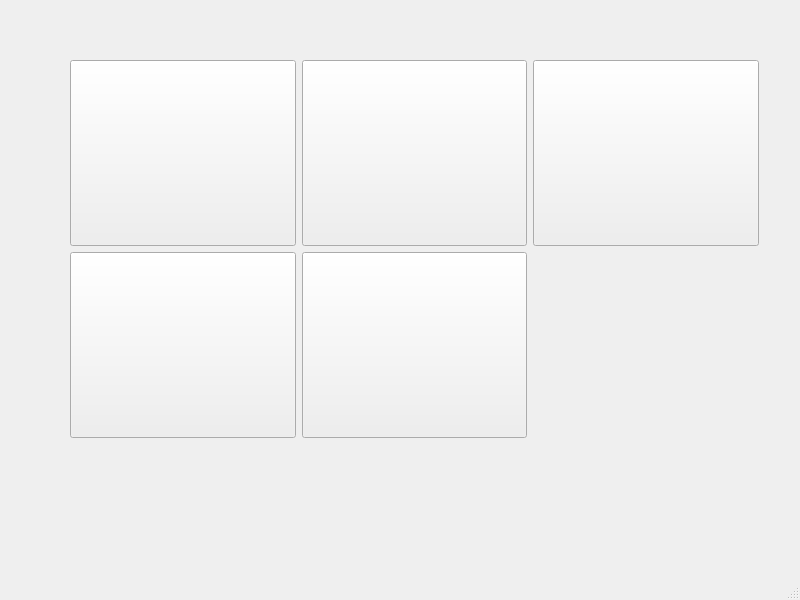
<?xml version="1.0" encoding="UTF-8"?>
<ui version="4.0">
 <class>choseMapPage</class>
 <widget class="QMainWindow" name="choseMapPage">
  <property name="geometry">
   <rect>
    <x>0</x>
    <y>0</y>
    <width>800</width>
    <height>600</height>
   </rect>
  </property>
  <property name="windowTitle">
   <string>MainWindow</string>
  </property>
  <widget class="QWidget" name="centralwidget">
   <widget class="QWidget" name="">
    <property name="geometry">
     <rect>
      <x>70</x>
      <y>60</y>
      <width>689</width>
      <height>378</height>
     </rect>
    </property>
    <layout class="QGridLayout" name="gridLayout">
     <item row="0" column="0">
      <widget class="QPushButton" name="mapbutton1">
       <property name="sizePolicy">
        <sizepolicy hsizetype="Expanding" vsizetype="Expanding">
         <horstretch>0</horstretch>
         <verstretch>0</verstretch>
        </sizepolicy>
       </property>
       <property name="text">
        <string/>
       </property>
       <property name="icon">
        <iconset resource="img.qrc">
         <normaloff>:/img/worldmap.png</normaloff>:/img/worldmap.png</iconset>
       </property>
       <property name="iconSize">
        <size>
         <width>213</width>
         <height>179</height>
        </size>
       </property>
      </widget>
     </item>
     <item row="0" column="1">
      <widget class="QPushButton" name="mapbutton2">
       <property name="sizePolicy">
        <sizepolicy hsizetype="Expanding" vsizetype="Expanding">
         <horstretch>0</horstretch>
         <verstretch>0</verstretch>
        </sizepolicy>
       </property>
       <property name="text">
        <string/>
       </property>
       <property name="icon">
        <iconset resource="img.qrc">
         <normaloff>:/img/worldmap4.png</normaloff>:/img/worldmap4.png</iconset>
       </property>
       <property name="iconSize">
        <size>
         <width>213</width>
         <height>179</height>
        </size>
       </property>
      </widget>
     </item>
     <item row="0" column="2">
      <widget class="QPushButton" name="mapbutton3">
       <property name="sizePolicy">
        <sizepolicy hsizetype="Expanding" vsizetype="Expanding">
         <horstretch>0</horstretch>
         <verstretch>0</verstretch>
        </sizepolicy>
       </property>
       <property name="text">
        <string/>
       </property>
       <property name="icon">
        <iconset resource="img.qrc">
         <normaloff>:/img/maze3.png</normaloff>:/img/maze3.png</iconset>
       </property>
       <property name="iconSize">
        <size>
         <width>213</width>
         <height>179</height>
        </size>
       </property>
      </widget>
     </item>
     <item row="1" column="0">
      <widget class="QPushButton" name="mapbutton4">
       <property name="sizePolicy">
        <sizepolicy hsizetype="Expanding" vsizetype="Expanding">
         <horstretch>0</horstretch>
         <verstretch>0</verstretch>
        </sizepolicy>
       </property>
       <property name="text">
        <string/>
       </property>
       <property name="icon">
        <iconset resource="img.qrc">
         <normaloff>:/img/maze2.png</normaloff>:/img/maze2.png</iconset>
       </property>
       <property name="iconSize">
        <size>
         <width>213</width>
         <height>179</height>
        </size>
       </property>
      </widget>
     </item>
     <item row="1" column="1">
      <widget class="QPushButton" name="mapbutton5">
       <property name="sizePolicy">
        <sizepolicy hsizetype="Expanding" vsizetype="Expanding">
         <horstretch>0</horstretch>
         <verstretch>0</verstretch>
        </sizepolicy>
       </property>
       <property name="text">
        <string/>
       </property>
       <property name="icon">
        <iconset resource="img.qrc">
         <normaloff>:/img/maze1.png</normaloff>:/img/maze1.png</iconset>
       </property>
       <property name="iconSize">
        <size>
         <width>213</width>
         <height>179</height>
        </size>
       </property>
      </widget>
     </item>
    </layout>
   </widget>
  </widget>
  <widget class="QMenuBar" name="menubar">
   <property name="geometry">
    <rect>
     <x>0</x>
     <y>0</y>
     <width>800</width>
     <height>23</height>
    </rect>
   </property>
  </widget>
  <widget class="QStatusBar" name="statusbar"/>
 </widget>
 <resources>
  <include location="img.qrc"/>
 </resources>
 <connections/>
</ui>
